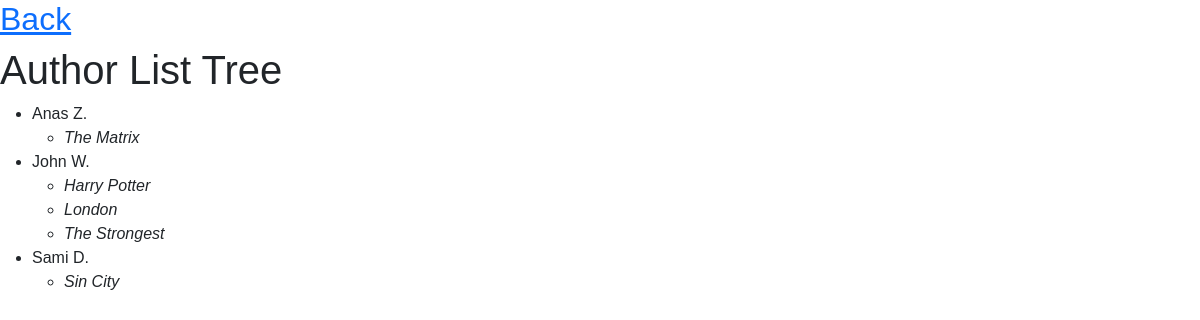
The page /treeTables on the database its author committed.
### books/models.py (models this page shows)
class Author(models.Model):
    name = models.CharField(max_length=255)
    created_at = models.DateTimeField(auto_now_add=True)
    updated_at = models.DateTimeField(auto_now=True)

class Book(models.Model):
    title = models.CharField(max_length=255)
    author = models.ForeignKey(Author,related_name="books",on_delete=models.CASCADE)
    created_at = models.DateTimeField(auto_now_add=True)
    updated_at = models.DateTimeField(auto_now=True)

### books/views.py (the view)
# urls.py: path('treeTables', views.tree_tables),
def tree_tables(request):
    context = {
        'all_authors' : models.get_all_authors()
    }
    return render(request , "treeTable.html" , context)

### books/models.py (called while the page is built)
def get_all_authors():
    return Author.objects.all()

### books/templates/treeTable.html (shortened to what this page needs)
<!DOCTYPE html>
<html lang="en">
<head>
    {% load static %}
    <link rel="stylesheet" href="{% static 'css/bootstrap/bootstrap.css' %}">
    <link rel="stylesheet" href="{% static 'css/my_css/my_style.css' %}">
</head>
<body>
    <h2><a href="/">Back</a></h2>
    <h1>Author List Tree</h1>
    <ul>
        {% for author in all_authors %}
            <li>{{ author.name }}
                <ul>
                    {% for book in author.books.all %}
                    <li><em>{{ book.title }}</em></li>
                    {% endfor %}
                </ul>
            </li>
        {% endfor %}
    </ul>
</body>
</html>

### books/static/css/my_css/my_style.css (style rules this page uses)
* { margin: 0; padding: 0; font-family: sans-serif; }

### rows shown on the page
Author: name "Anas Z."
Book: title "The Matrix"
Author: name "John W."
Book: title "Harry Potter"
Book: title "London"
Book: title "The Strongest"
Author: name "Sami D."
Book: title "Sin City"
